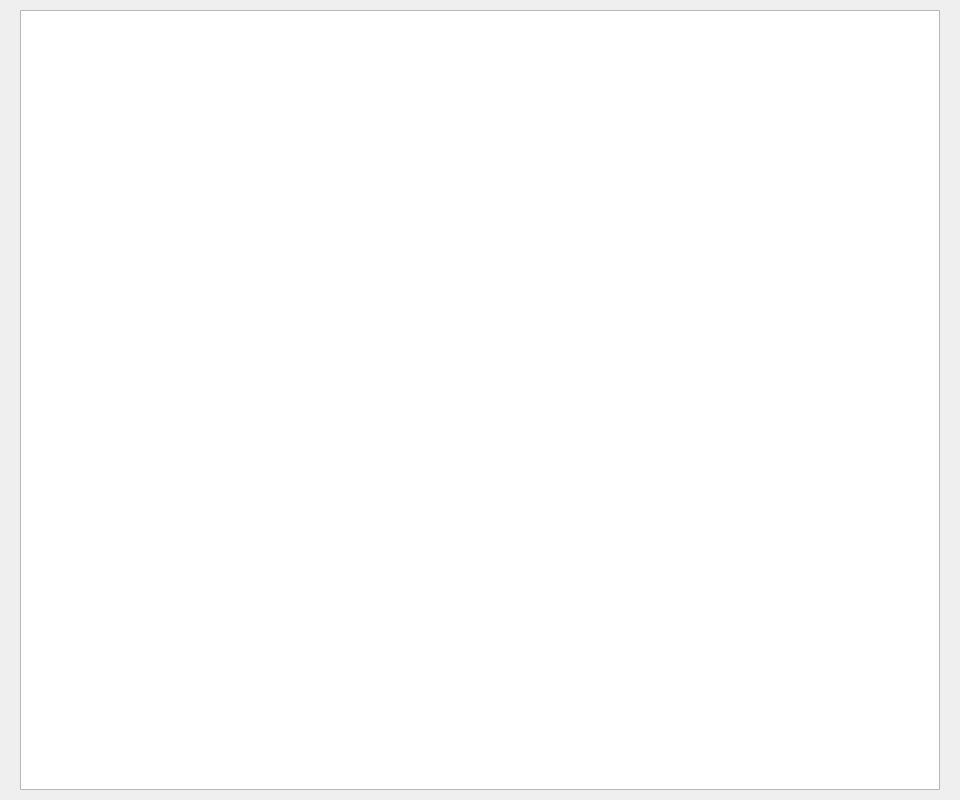
<?xml version="1.0" encoding="UTF-8"?>
<ui version="4.0">
 <class>ProcessMemoryDialog</class>
 <widget class="QDialog" name="ProcessMemoryDialog">
  <property name="geometry">
   <rect>
    <x>0</x>
    <y>0</y>
    <width>960</width>
    <height>800</height>
   </rect>
  </property>
  <property name="windowTitle">
   <string>Dialog</string>
  </property>
  <widget class="QTableView" name="MemoryTableView">
   <property name="geometry">
    <rect>
     <x>20</x>
     <y>10</y>
     <width>920</width>
     <height>780</height>
    </rect>
   </property>
  </widget>
 </widget>
 <resources/>
 <connections/>
</ui>
